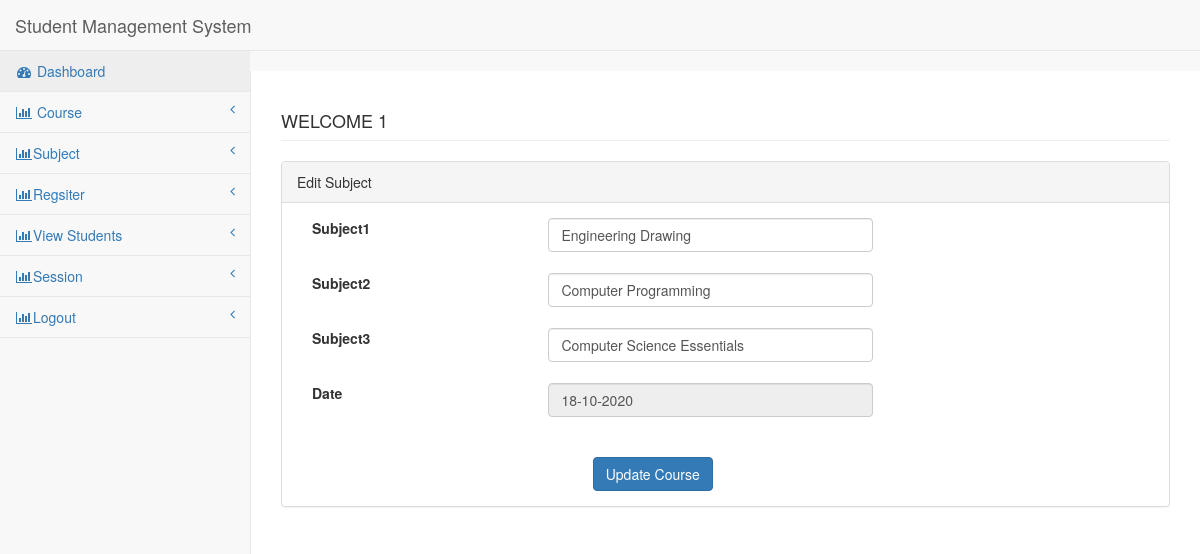
The page /pages/edit-sub.php?sid=6 (signed in) on the database its author committed.
### tables this page shows
CREATE TABLE `subject` (
  `subid` int(11) NOT NULL,
  `cshort` varchar(50) NOT NULL,
  `cfull` varchar(250) NOT NULL,
  `sub1` varchar(250) NOT NULL,
  `sub2` varchar(250) NOT NULL,
  `sub3` varchar(250) NOT NULL,
  `dt_created` datetime NOT NULL DEFAULT current_timestamp()
);

### config/DbFunction.php (called while the page is built, shortened)
<?php
class DbFunction{
function showSubject1($sid){
	$db = Database::getInstance();
	$mysqli = $db->getConnection();
	$query = "SELECT * FROM subject where subid='$sid' ";
	$stmt= $mysqli->query($query);
	return $stmt;
}
}
?>

### pages/edit-sub.php (the view, shortened to what this page needs)
<?php
include('../config/DbFunction.php');
 $obj=new DbFunction();
    $id=$_GET['sid'];
    $rs=$obj->showSubject1($id);
    $res=$rs->fetch_object();
?>
<!DOCTYPE html>
<html lang="en">
<head>
<link href="../bower_components/bootstrap/dist/css/bootstrap.min.css"
	rel="stylesheet">
<link href="../bower_components/metisMenu/dist/metisMenu.min.css"
	rel="stylesheet">
<link href="../dist/css/sb-admin-2.css" rel="stylesheet">
<link href="../bower_components/font-awesome/css/font-awesome.min.css"
	rel="stylesheet" type="text/css">
</head>
<body>
<form method="post" >
	<div id="wrapper">
		<?php include('leftbar.php')?>;
		<div id="page-wrapper">
			<div class="row">
				<div class="col-lg-12">
					<h4 class="page-header"> <?php echo strtoupper("welcome"." ".htmlentities($_SESSION['login']));?></h4>
				</div>
			</div>
			<div class="row">
				<div class="col-lg-12">
					<div class="panel panel-default">
						<div class="panel-heading">Edit Subject</div>
						<div class="panel-body">
							<div class="row">
						 	<div class="col-lg-10">
										<div class="form-group">
											<div class="col-lg-4">
					 <label>Subject1</label>
											</div>
											<div class="col-lg-6">
  <input class="form-control" name="sub1" id="sub1"  value="<?php echo $res->sub1;?>" required="required">
											</div>
										</div>
								<br><br>
		<div class="form-group">
		<div class="col-lg-4">
		<label>Subject2</label>
		</div>
		<div class="col-lg-6">
<input class="form-control" name="sub2" id="sub2" value="<?php echo $res->sub2;?>" required="required">
		</div>
	 </div>
	 <br><br>
			<div class="form-group">
		<div class="col-lg-4">
		<label>Subject3</label>
		</div>
		<div class="col-lg-6">
<input class="form-control" name="sub3" id="sub3" value="<?php echo $res->sub3;?>" required="required">
		</div>
	 </div>
	 <br><br>
	<div class="form-group">
	<div class="col-lg-4">
	 <label>Date</label>
	</div>
	<div class="col-lg-6">
	<input class="form-control" value="<?php echo date('d-m-Y');?>" readonly="readonly" name="udate">
	</div>
	</div>
	</div>
		<br><br>
							<div class="form-group">
											<div class="col-lg-4">
											</div>
											<div class="col-lg-6"><br><br>
							<input type="submit" class="btn btn-primary" name="submit" value="Update Course"></button>
											</div>
										</div>
				</div>
					</div>
							</div>
						</div>
					</div>
				</div>
			</div>
</form>
</body>
</html>

### rows shown on the page
subject: sub1 "Engineering Drawing", sub2 "Computer Programming", sub3 "Computer Science Essentials"
